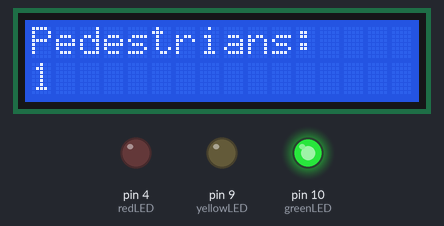
A sketch run on a simulated Arduino Uno, built with avr-gcc and run on an emulated ATmega328P. On the bench: 16×2 character LCD, output pins drawn as LEDs (lit = HIGH).

Above: at 0.1 s.
At 3.1 s:
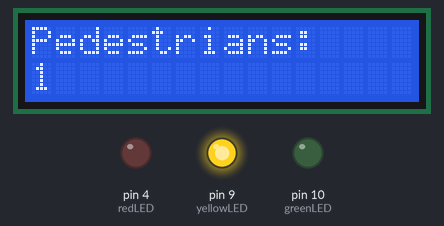
At 5.1 s:
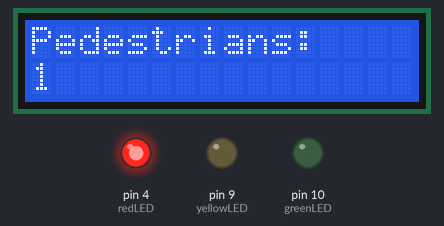
At 13.1 s:
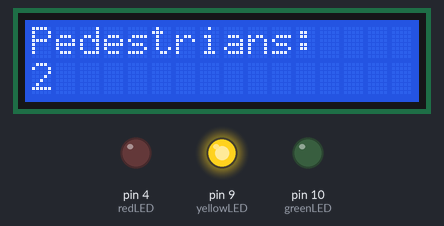
At 23.2 s:
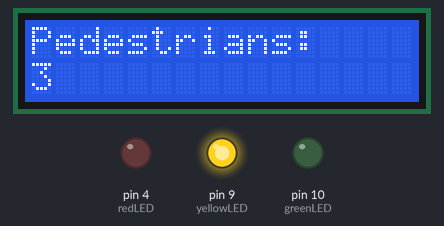
At 35.2 s:
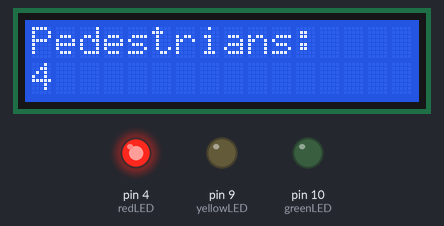
Timing chart, 0 to 36.7 s (numbered marks = the images above):
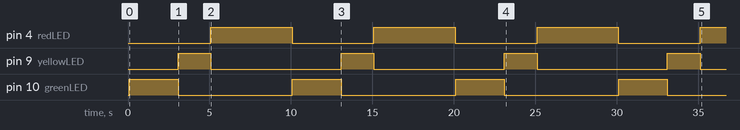

Measured:
- by itself, pin 4 (redLED): alternates HIGH for 5.0 s and LOW for 5.0 s
- by itself, pin 9 (yellowLED): alternates HIGH for 2.0 s and LOW for 8.0 s
- by itself, pin 10 (greenLED): alternates HIGH for 3.0 s and LOW for 7.0 s
- what the display in image 3 shows lasts 10.0 s, from 10.1 s to 20.1 s

The sketch:

traffic_light.ino
```cpp
#include <Wire.h>
#include <LiquidCrystal_I2C.h>

LiquidCrystal_I2C lcd(0x27,16,2);

int redLED = 4;
int yellowLED = 9;
int greenLED = 10;

int count = 0;

void setup() {
  lcd.init();
  lcd.backlight();

  pinMode(redLED, OUTPUT);
  pinMode(yellowLED, OUTPUT);
  pinMode(greenLED, OUTPUT);

  lcd.setCursor(0,0);
  lcd.print("Pedestrians:");
}

void loop() {

  count++;

  lcd.setCursor(0,1);
  lcd.print("      ");
  lcd.setCursor(0,1);
  lcd.print(count);

  digitalWrite(greenLED, HIGH);
  digitalWrite(yellowLED, LOW);
  digitalWrite(redLED, LOW);
  delay(3000);

  digitalWrite(greenLED, LOW);
  digitalWrite(yellowLED, HIGH);
  delay(2000);

  digitalWrite(yellowLED, LOW);
  digitalWrite(redLED, HIGH);
  delay(5000);

  digitalWrite(redLED, LOW);

}
```
